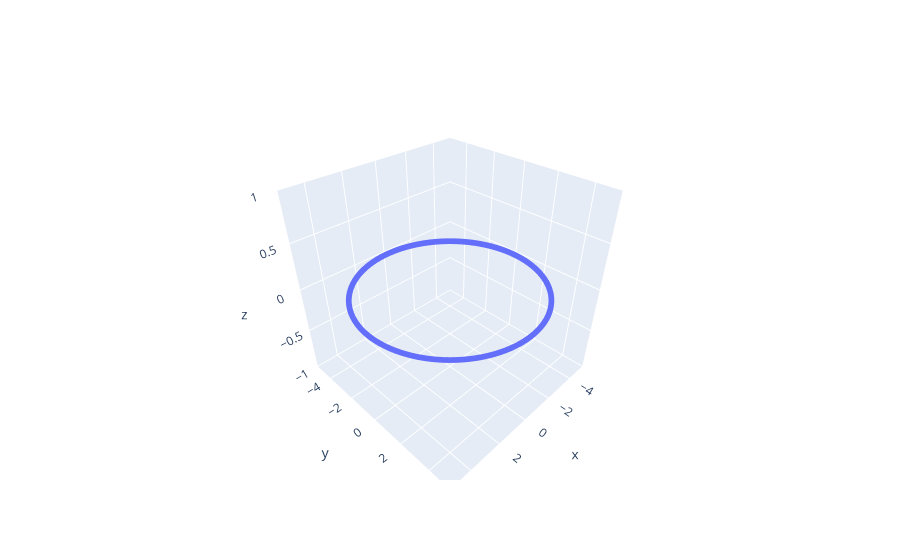

The cell this chart's notebook holds for it:
### Markdown cell above
## Ring

### Code cell
import numpy as np

R = 5.0  # INPUT - Radius of the ring
num_points = 1000 # INPUT

z_coordinate = 0.0
theta = np.linspace(0, 2 * np.pi, num_points)
x = R * np.cos(theta)
y = R * np.sin(theta)
z = np.full(num_points, z_coordinate)

distr = np.column_stack((x, y, z))
M = 1
m = M/num_points
ms = m*np.ones((num_points,))
plot_mass_distribution(distr)
I1 = moi_tensor(distr, ms)
display('moi_tensor', I1, 'exact value: Iz=MR2', M*R**2)

### Figure 1 — Plotly figure (JSON) as saved in the notebook; plotly's stock layout.template omitted (floating-point values rounded to 4 significant figures; data arrays with more than 128 entries replaced by an {"elided": "..."} marker saying what was removed)
{"data": [{"marker": {"size": 2}, "mode": "markers", "type": "scatter3d", "x": {"elided": "1000 float values"}, "y": {"elided": "1000 float values"}, "z": {"elided": "1000 int values"}}], "layout": {"scene": {"xaxis": {"title": {"text": "x"}}, "yaxis": {"title": {"text": "y"}}, "zaxis": {"title": {"text": "z"}}}}}
